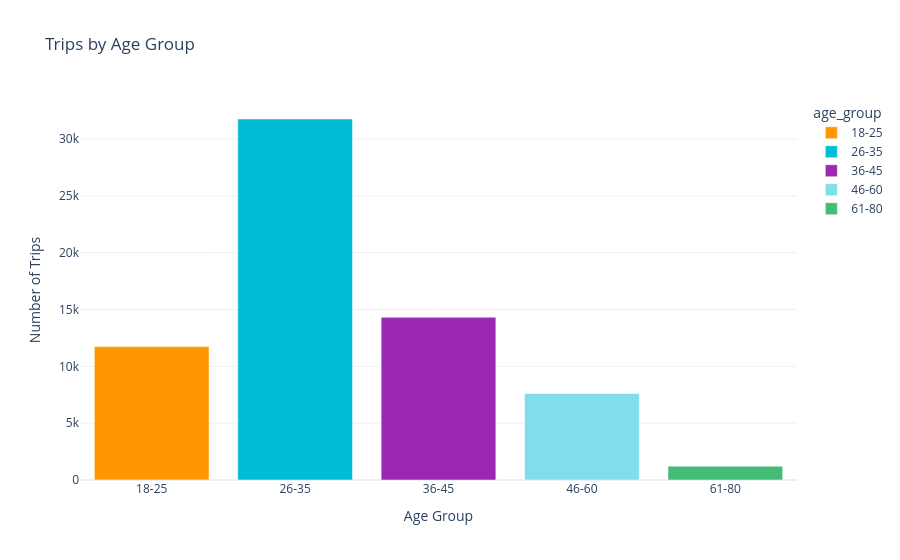

Notebook code for this chart:
### Code cell
age_data = df['age_group'].value_counts().sort_index().reset_index()
age_data.columns = ['age_group', 'trips']

fig5 = px.bar(
    age_data,
    x='age_group',
    y='trips',
    title='Trips by Age Group',
    color='age_group',
    color_discrete_sequence=[
        COLORS['secondary'],
        COLORS['primary'],
        COLORS['accent'],
        "#80DEEA", 
        "#43BC75"
    ]
)

fig5.update_layout(
    template='plotly_white',
    xaxis_title='Age Group',
    yaxis_title='Number of Trips'
)

fig5.show()

### Figure 1 — Plotly figure (JSON) as saved in the notebook; plotly's stock layout.template omitted (floating-point values rounded to 4 significant figures)
{"data": [{"hovertemplate": "age_group=%{x}<br>trips=%{y}<extra></extra>", "legendgroup": "18-25", "marker": {"color": "#FF9800", "pattern": {"shape": ""}}, "name": "18-25", "orientation": "v", "showlegend": true, "textposition": "auto", "type": "bar", "x": ["18-25"], "xaxis": "x", "y": [11736], "yaxis": "y"}, {"hovertemplate": "age_group=%{x}<br>trips=%{y}<extra></extra>", "legendgroup": "26-35", "marker": {"color": "#00BCD4", "pattern": {"shape": ""}}, "name": "26-35", "orientation": "v", "showlegend": true, "textposition": "auto", "type": "bar", "x": ["26-35"], "xaxis": "x", "y": [31757], "yaxis": "y"}, {"hovertemplate": "age_group=%{x}<br>trips=%{y}<extra></extra>", "legendgroup": "36-45", "marker": {"color": "#9C27B0", "pattern": {"shape": ""}}, "name": "36-45", "orientation": "v", "showlegend": true, "textposition": "auto", "type": "bar", "x": ["36-45"], "xaxis": "x", "y": [14319], "yaxis": "y"}, {"hovertemplate": "age_group=%{x}<br>trips=%{y}<extra></extra>", "legendgroup": "46-60", "marker": {"color": "#80DEEA", "pattern": {"shape": ""}}, "name": "46-60", "orientation": "v", "showlegend": true, "textposition": "auto", "type": "bar", "x": ["46-60"], "xaxis": "x", "y": [7613], "yaxis": "y"}, {"hovertemplate": "age_group=%{x}<br>trips=%{y}<extra></extra>", "legendgroup": "61-80", "marker": {"color": "#43BC75", "pattern": {"shape": ""}}, "name": "61-80", "orientation": "v", "showlegend": true, "textposition": "auto", "type": "bar", "x": ["61-80"], "xaxis": "x", "y": [1215], "yaxis": "y"}], "layout": {"barmode": "relative", "legend": {"title": {"text": "age_group"}, "tracegroupgap": 0}, "title": {"text": "Trips by Age Group"}, "xaxis": {"anchor": "y", "categoryarray": ["18-25", "26-35", "36-45", "46-60", "61-80"], "categoryorder": "array", "domain": [0, 1], "title": {"text": "Age Group"}}, "yaxis": {"anchor": "x", "domain": [0, 1], "title": {"text": "Number of Trips"}}}}
